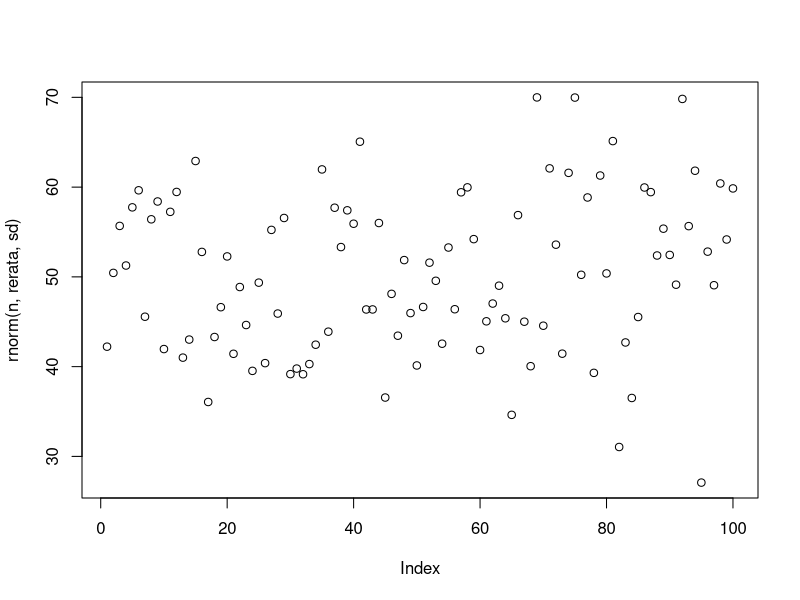
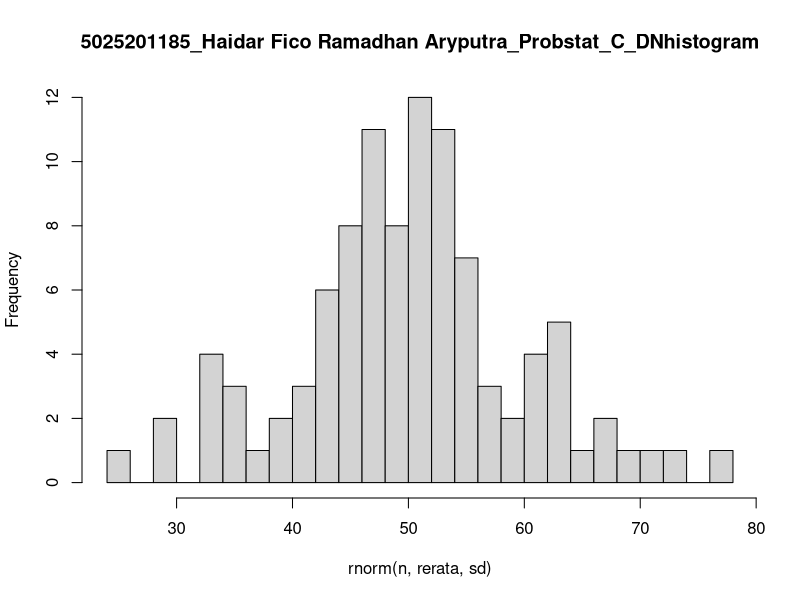

Here is the R script that generated these plots, in order:
n <- 100
rerata <- 50
sd <- 8

# 6a
plot(rnorm(n, rerata, sd))

# 6b
hist(rnorm(n, rerata, sd), main="5025201185_Haidar Fico Ramadhan Aryputra_Probstat_C_DNhistogram", breaks=25)

# 6c
paste("Soal 6c, varian: ", sd^2)
